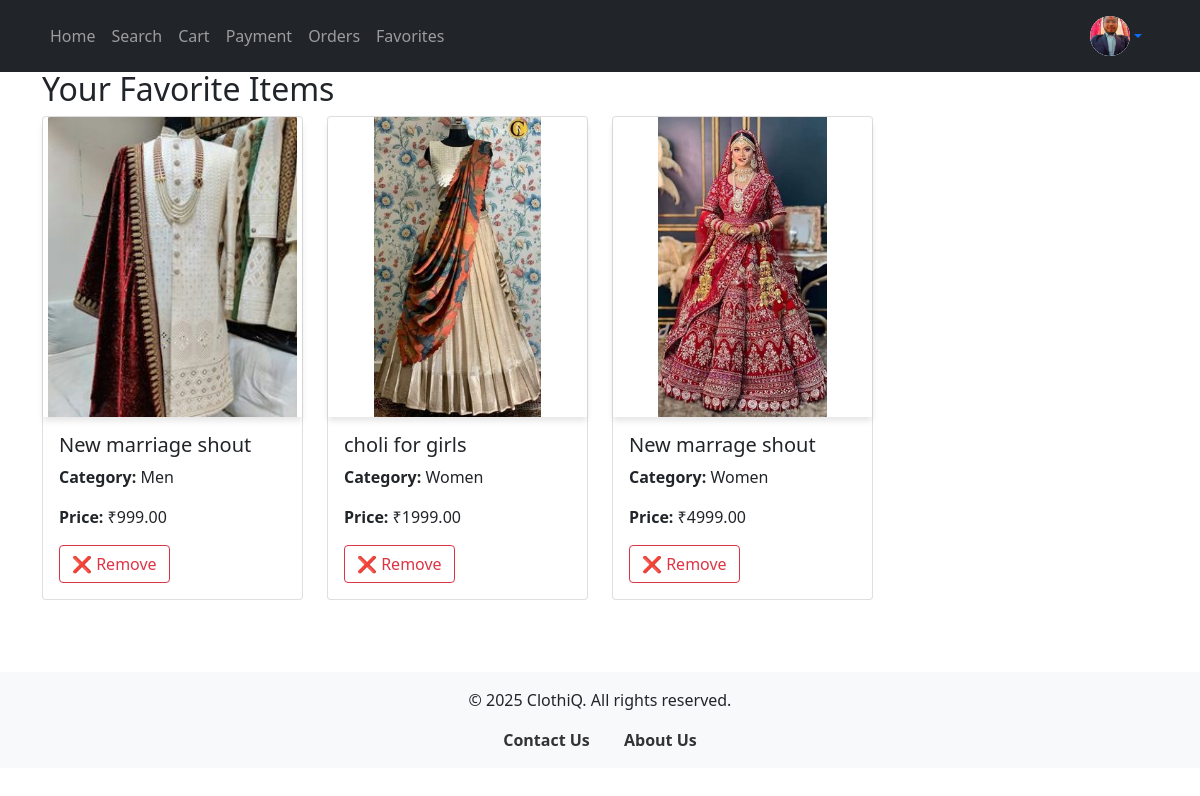
Page /favorites.php (signed in) on the committed database.
### tables this page shows
CREATE TABLE `edituser` (
  `id` int(11) NOT NULL,
  `name` varchar(100) NOT NULL,
  `email` varchar(100) NOT NULL,
  `gender` enum('Male','Female','Other') NOT NULL,
  `phone_no` varchar(15) NOT NULL,
  `address` text NOT NULL,
  `created_at` timestamp NOT NULL DEFAULT current_timestamp(),
  `profile_pic` varchar(255) DEFAULT 'default.png'
);

CREATE TABLE `items` (
  `id` int(11) NOT NULL,
  `name` varchar(255) NOT NULL,
  `description` text DEFAULT NULL,
  `price` decimal(10,2) NOT NULL,
  `image` varchar(255) NOT NULL,
  `category` varchar(50) NOT NULL
);

### favorites.php (the view, shortened to what this page needs)
<?php
include 'header.php';
include 'config.php';
$user_email = $_SESSION['email'];
$query = "SELECT i.* FROM items i JOIN favorites f ON i.id = f.item_id WHERE f.user_email = ?";
$stmt = $con->prepare($query);
$stmt->bind_param("s", $user_email);
$stmt->execute();
$result = $stmt->get_result();
?>
<div class="container mt-5">
    <h2>Your Favorite Items</h2>
    <div class="row">
        <?php
        if ($result->num_rows == 0) {
            echo "<p>No favorites added yet.</p>";
        } else {
            while ($row = $result->fetch_assoc()) {
                echo '
                <div class="col-md-3 mb-4">
                    <div class="card">
                        <img src="' . $row['image'] . '" class="card-img-top" style="height:300px; object-fit:contain;">
                        <div class="card-body">
                            <h5 class="card-title">' . $row['name'] . '</h5>
                            <p><strong>Category:</strong> ' . $row['category'] . '</p>
                            <p><strong>Price:</strong> ₹' . $row['price'] . '</p>
                            <button class="btn btn-outline-danger remove-favorite-btn" data-id="' . $row['id'] . '">❌ Remove</button>
                        </div>
                    </div>
                </div>';
            }
        }
        ?>
    </div>
</div>
<?php include 'footar.php'; ?>

### header.php (shortened to what this page needs)
<?php
include 'config.php';
if (isset($_SESSION['email']) && $_SESSION['email'] != 'unset') {
    $email = $_SESSION['email'];
    $query = "SELECT * FROM edituser WHERE email = ?";
    $stmt = $con->prepare($query);
    $stmt->bind_param("s", $email);
    $stmt->execute();
    $result = $stmt->get_result();
    $user = $result->fetch_assoc();
    $profile_pic = $user['profile_pic'] ?? 'default.png';
}
?>
<!DOCTYPE html>
<html lang="en">
<head>
    <link href="https://cdn.jsdelivr.net/npm/bootstrap@5.0.2/dist/css/bootstrap.min.css" rel="stylesheet">
</head>
<body>
    <nav class="navbar navbar-expand-lg navbar-dark bg-dark fixed-top">
        <div class="container">
            <div class="collapse navbar-collapse" id="navbarNav">
                <ul class="navbar-nav">
                    <?php if (!isset($_SESSION['email']) || $_SESSION['email'] == 'unset'): ?>
                        <li class="nav-item"><a class="nav-link" href="home.php">Home</a></li>
                        <li class="nav-item"><a class="nav-link" href="search.php">Search</a></li>
                        <li class="nav-item"><a class="nav-link" href="login.php">Cart</a></li>
                        <li class="nav-item"><a class="nav-link" href="login.php">Payment</a></li>
                        <li class="nav-item"><a class="nav-link" href="login.php">Orders</a></li>
                        <li class="nav-item"><a class="nav-link" href="login.php">Favorites</a></li>
                        <li class="nav-item"><a class="nav-link" href="login.php">Login/Register</a></li>
                    <?php else: ?>
                        <li class="nav-item"><a class="nav-link" href="home.php">Home</a></li>
                        <li class="nav-item"><a class="nav-link" href="search.php">Search</a></li>
                        <li class="nav-item"><a class="nav-link" href="cart.php">Cart</a></li>
                        <li class="nav-item"><a class="nav-link" href="payment.php">Payment</a></li>
                        <li class="nav-item"><a class="nav-link" href="orders.php">Orders</a></li>
                        <li class="nav-item"><a class="nav-link" href="favorites.php">Favorites</a></li>
                    <?php endif; ?>
                </ul>
                <?php if (isset($_SESSION['email']) && $_SESSION['email'] != 'unset'): ?>
    <div class="nav-item dropdown ms-auto">
        <a class="nav-link dropdown-toggle d-flex align-items-center bg-dark" id="navbarDropdown" role="button" data-bs-toggle="dropdown" aria-expanded="false">
            <div class="profile-avatar">
                <img src="photo/uploads/<?php echo htmlspecialchars($profile_pic); ?>" alt="Profile" width="40" height="40" style="border-radius:50%;">
            </div>
        </a>
    </div>
<?php endif; ?>
            </div>
        </div>
    </nav>
</body>
</html>

### header.php (style rules this page uses)
body { margin-top: 70px; }
.profile-avatar { width: 40px; height: 40px; border-radius: 50%; overflow: hidden; display: flex; justify-content: center; align-items: center; background: white; }
.profile-avatar img { width: 100%; height: 100%; object-fit: cover; border-radius: 50%; }

### favorites.php (style rules this page uses)
.card-img-top { border-radius: 0.5rem 0.5rem 0 0; box-shadow: 0 4px 6px rgba(0,0,0,0.1); }

### rows in the picture
edituser: profile_pic (picture)
items: image (picture), name "New marriage shout", category "Men", price "999.00"
items: image (picture), name "choli for girls", category "Women", price "1999.00"
items: image (picture), name "New marrage shout", category "Women", price "4999.00"
